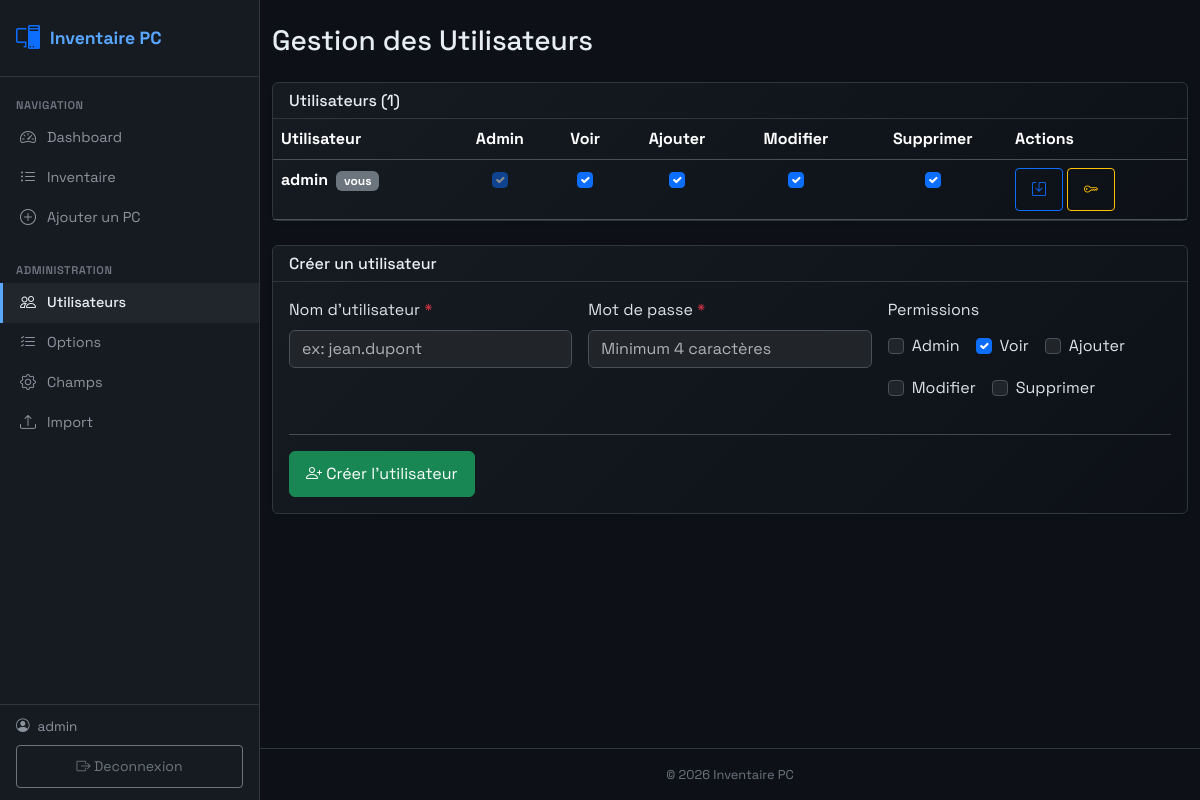
The page /admin/users.php (signed in) on the database its author committed.
### tables this page shows
CREATE TABLE IF NOT EXISTS `users` (
  `id`            int(10) UNSIGNED NOT NULL AUTO_INCREMENT,
  `username`      varchar(80)  NOT NULL,
  `password_hash` varchar(255) NOT NULL,
  `is_admin`      tinyint(1)   NOT NULL DEFAULT 0,
  `can_view`      tinyint(1)   NOT NULL DEFAULT 1,
  `can_add`       tinyint(1)   NOT NULL DEFAULT 0,
  `can_edit`      tinyint(1)   NOT NULL DEFAULT 0,
  `can_delete`    tinyint(1)   NOT NULL DEFAULT 0,
  `created_at`    timestamp    NOT NULL DEFAULT current_timestamp(),
  PRIMARY KEY (`id`),
  UNIQUE KEY `uk_username` (`username`)
);

### admin/users.php (the view, shortened to what this page needs)
<?php
require __DIR__ . "/db.php";
function e($v) { return htmlspecialchars((string)$v, ENT_QUOTES, "UTF-8"); }
$users = $pdo->query("SELECT * FROM users ORDER BY is_admin DESC, username ASC")->fetchAll();
require __DIR__ . "/partials/header.php";
?>
<div class="container-fluid py-4">
  <div class="d-flex justify-content-between align-items-center mb-4">
    <h3 class="mb-0">Gestion des Utilisateurs</h3>
  </div>
  <div class="card shadow-sm mb-4">
    <div class="card-header">
      <h6 class="mb-0">Utilisateurs (<?= count($users) ?>)</h6>
    </div>
    <div class="card-body p-0">
      <div class="table-responsive">
        <table class="table table-hover mb-0">
          <thead>
            <tr>
              <th>Utilisateur</th>
              <th class="text-center">Admin</th>
              <th class="text-center">Voir</th>
              <th class="text-center">Ajouter</th>
              <th class="text-center">Modifier</th>
              <th class="text-center">Supprimer</th>
              <th>Actions</th>
            </tr>
          </thead>
          <tbody>
            <?php foreach ($users as $u): ?>
              <tr>
                <td>
                  <strong><?= e($u["username"]) ?></strong>
                  <?php if ($u["id"] == $_SESSION["user_id"]): ?>
                    <span class="badge bg-secondary ms-1">vous</span>
                  <?php endif; ?>
                </td>
                <?php
                $perms = ["is_admin","can_view","can_add","can_edit","can_delete"];
                foreach ($perms as $p):
                ?>
                  <td class="text-center">
                    <input type="checkbox" class="form-check-input perm-cb"
                           name="<?= $p ?>" value="1"
                           <?= $u[$p] ? "checked" : "" ?>
                           form="perm-form-<?= $u["id"] ?>"
                           <?= ($p === "is_admin" && $u["id"] == $_SESSION["user_id"]) ? "disabled" : "" ?>>
                  </td>
                <?php endforeach; ?>
                <td>
                  <div class="d-flex gap-1 flex-wrap">
                    <button class="btn btn-sm btn-outline-primary"
                            onclick="document.getElementById('perm-form-<?= $u["id"] ?>').submit()">
                      <i class="bi bi-save"></i>
                    </button>
                    <button class="btn btn-sm btn-outline-warning"
                            data-bs-toggle="modal"
                            data-bs-target="#modalPwd"
                            data-uid="<?= (int)$u["id"] ?>"
                            data-uname="<?= e($u["username"]) ?>">
                      <i class="bi bi-key"></i>
                    </button>
                  </div>
                </td>
              </tr>
            <?php endforeach; ?>
          </tbody>
        </table>
      </div>
    </div>
  </div>
  <div class="card shadow-sm">
    <div class="card-header">
      <h6 class="mb-0">Créer un utilisateur</h6>
    </div>
    <div class="card-body">
      <form method="post" class="row g-3">
        <div class="col-md-4">
          <label class="form-label">Nom d'utilisateur <span class="text-danger">*</span></label>
          <input class="form-control" name="username" required
                 value="<?= e($_POST["username"] ?? "") ?>"
                 placeholder="ex: jean.dupont">
        </div>
        <div class="col-md-4">
          <label class="form-label">Mot de passe <span class="text-danger">*</span></label>
          <input class="form-control" name="password" type="password" required
                 placeholder="Minimum 4 caractères">
        </div>
        <div class="col-md-4">
          <label class="form-label">Permissions</label>
          <div class="d-flex flex-wrap gap-3 pt-1">
            <?php
            $permLabels = [
              "is_admin"   => "Admin",
              "can_view"   => "Voir",
              "can_add"    => "Ajouter",
              "can_edit"   => "Modifier",
              "can_delete" => "Supprimer",
            ];
            foreach ($permLabels as $key => $label):
            ?>
              <div class="form-check">
                <input class="form-check-input" type="checkbox" name="<?= $key ?>"
                       id="new_<?= $key ?>" value="1"
                       <?= ($key === "can_view") ? "checked" : "" ?>>
                <label class="form-check-label" for="new_<?= $key ?>"><?= $label ?></label>
              </div>
            <?php endforeach; ?>
          </div>
        </div>
        <div class="col-12">
          <hr>
          <button class="btn btn-success" type="submit">
            <i class="bi bi-person-plus"></i> Créer l'utilisateur
          </button>
        </div>
      </form>
    </div>
  </div>
</div>
<?php
require __DIR__ . "/partials/footer.php";

### assets/css/style.css (style rules this page uses)
:root { --gh-canvas: #0d1117; --gh-canvas-subtle: #161b22; --gh-canvas-inset: #010409; --gh-border-default: #30363d; --gh-border-muted: #21262d; --gh-fg-default: #e6edf3; --gh-fg-muted: #8b949e; --gh-fg-subtle: #6e7681; --gh-accent-blue: #58a6ff; --gh-accent-blue-bg: #1f6feb; --gh-accent-green: #3fb950; --gh-accent-red: #ff7b72; --gh-accent-yellow: #d29922; --gh-accent-purple: #bc8cff; --gh-sidebar-width: 260px; --gh-topbar-height: 56px; --bs-body-font-family: 'Space Grotesk', sans-serif; }
body { font-family: 'Space Grotesk', sans-serif; background: var(--gh-canvas); min-height: 100vh; color: var(--gh-fg-default); }
.card { background: linear-gradient(135deg, var(--gh-canvas-subtle), var(--gh-canvas)); border: 1px solid var(--gh-border-default); }
.card-header { background: transparent !important; border-bottom: 1px solid var(--gh-border-default); color: var(--gh-fg-default) !important; }
.card-header h5, .card-header h6 { color: var(--gh-fg-default) !important; }
.table { --bs-table-bg: transparent; }
.table > :not(caption) > * > * { background-color: transparent; }
.table-responsive { overflow-x: auto; }
.btn { min-height: 44px; padding: 10px 16px; }
.btn-sm { min-height: 36px; }
.badge { font-size: 0.75rem; }

### rows shown on the page
users: username "admin", shows "vous", is_admin "☑", can_view "☑", can_add "☑", can_edit "☑", can_delete "☑"

### other values the page prints
$_SESSION["username"] "admin"
count($users) "1"
$label "Admin"
$label "Voir"
$label "Ajouter"
$label "Modifier"
$label "Supprimer"
